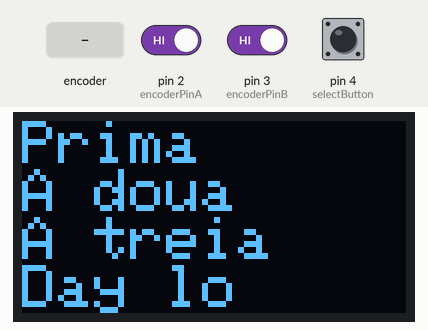
Simulated run of this sketch. Board: Arduino Uno, built with avr-gcc and run on an emulated ATmega328P. Parts: 128×64 one-colour display. The test bench sets the inputs (shaded band); at power-on: pin 2 (encoderPinA) HIGH, pin 3 (encoderPinB) HIGH, pin 4 (selectButton) HIGH. What the sketch prints to the serial monitor is not drawn.

Above: at 3.2 s.
3.3 s: rotary encoder on pin 2 (encoderPinA) / pin 3 (encoderPinB) turned 3 steps (first pin leading)
At 3.48 s:
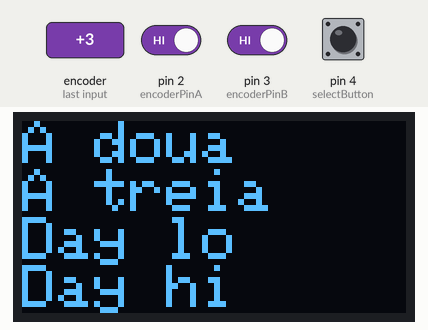
At 4.8 s:
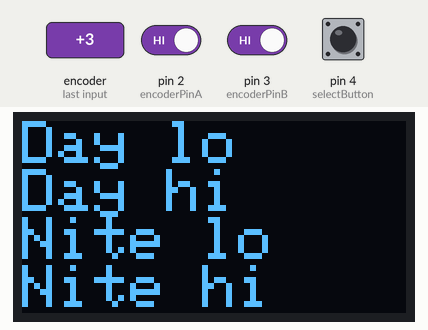
Timing chart, 0 to 5.1 s (numbered marks = the images above; inputs shaded):
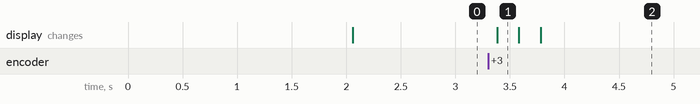

The sketch:

RFID_GAME_MODE_TEST_V2.ino
```cpp
#include <Wire.h>
#include <Adafruit_GFX.h>
#include <Adafruit_SSD1306.h>


#define SCREEN_WIDTH 128 // OLED display width, in pixels
#define SCREEN_HEIGHT 64 // OLED display height, in pixels


Adafruit_SSD1306 display(SCREEN_WIDTH, SCREEN_HEIGHT, &Wire, -1);


static const uint8_t NUM_MENU_ITEMS = 6;
const char* menu_items[] = {
  "Day lo ",
  "Day hi ",
  "Nite lo",
  "Nite hi ",
  "Heat ON",
  "Heat OFF"
};

const char* second_menu_items[] = {
  "Prima ",
  "A doua ",
  "A treia",
};


enum PinAssignments {
  encoderPinA = 2,   // right
  encoderPinB = 3,   // left
  selectButton = 4
};

volatile unsigned int encoderPos = 0;  // a counter for the dial
unsigned int lastReportedPos = 1;   // change management
static boolean rotating = false;    // debounce management

// interrupt service routine vars
boolean A_set = false;
boolean B_set = false;
boolean final_stare_buton ;

void setup() {
  pinMode(encoderPinA, INPUT);
  pinMode(encoderPinB, INPUT);
  pinMode(selectButton, INPUT);

  // turn on pullup resistors
  digitalWrite(encoderPinA, HIGH);
  digitalWrite(encoderPinB, HIGH);


  attachInterrupt(digitalPinToInterrupt(encoderPinA), doEncoderA, CHANGE);
  attachInterrupt(digitalPinToInterrupt(encoderPinB), doEncoderB, CHANGE);
  attachInterrupt(digitalPinToInterrupt(selectButton), doSelect, CHANGE );


  Serial.begin(115200);


  if (!display.begin(SSD1306_SWITCHCAPVCC, 0x3C)) { // Address 0x3D for 128x64
    Serial.println(F("SSD1306 allocation failed"));
    for (;;);
  }
  delay(2000);
  display.clearDisplay();

  display.setTextSize(2);
  display.setTextColor(WHITE);

}

void loop() {

  rotating = true;


    Serial.print("BUTON: ");
    Serial.println(digitalRead(selectButton));
    Serial.println();
    Serial.println();


  if (lastReportedPos != encoderPos) {
    encoderPos = (encoderPos > NUM_MENU_ITEMS - 1 ) ? 0 : encoderPos;
    lastReportedPos = encoderPos;
    uint8_t tempPos = encoderPos;


    display.clearDisplay();


    Serial.print("Semnal: ");
    Serial.println(final_stare_buton);

    for ( uint8_t i = 0; i < NUM_MENU_ITEMS; i++ ) {
      if (final_stare_buton) {
        display.setCursor(0, i  * 16);
        display.println(menu_items[tempPos++]);
      } else {
        display.setCursor(0, i  * 16);
        display.println(second_menu_items[tempPos++]);
      }

    }


    display.display();

  }


}


void doEncoderA() {
  // debounce
  if ( rotating ) delay (1);  // wait a little until the bouncing is done

  // Test transition, did things really change?
  if ( digitalRead(encoderPinA) != A_set ) { // debounce once more
    A_set = !A_set;

    // adjust counter + if A leads B
    if ( A_set && !B_set )
      encoderPos += 1;

    rotating = false;  // no more debouncing until loop() hits again
  }
}

// Interrupt on B changing state, same as A above
void doEncoderB() {
  if ( rotating ) delay (1);
  if ( digitalRead(encoderPinB) != B_set ) {
    B_set = !B_set;
    //  adjust counter - 1 if B leads A
    if ( B_set && !A_set )
      encoderPos -= 1;

    rotating = false;
  }
}


void doSelect() {
  if (digitalRead(selectButton) == 0) {
    final_stare_buton = 0;
  } else {
    final_stare_buton = 1;
  }
}
```

Measured:
- after the input at 3.3 s, the display: changes after 0.08 s (image 1)
